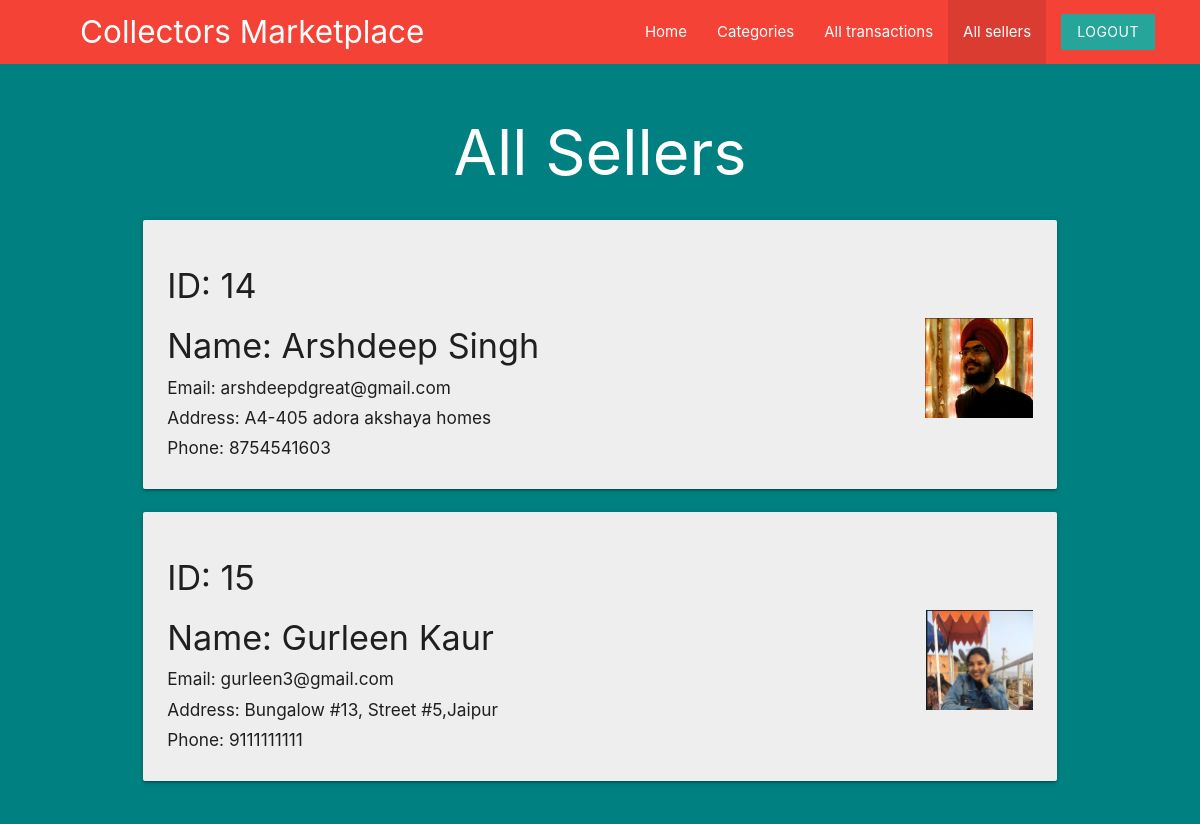
/admin/All_sellers.php (signed in), run on the app's committed database.
### tables this page shows
CREATE TABLE `sellers` (
  `seller_id` int(5) NOT NULL,
  `seller_username` varchar(30) NOT NULL,
  `seller_name` varchar(50) NOT NULL,
  `seller_pass` varchar(11) NOT NULL,
  `seller_img` varchar(255) NOT NULL,
  `seller_email` varchar(100) NOT NULL,
  `seller_phone` bigint(12) NOT NULL,
  `seller_addr` text NOT NULL,
  `seller_aadhar` bigint(12) NOT NULL
);

### admin/All_sellers.php (the view, shortened to what this page needs)
<?php
    include("../templates/database_conn.php");
    $sql1="SELECT * FROM `sellers`";
    $res1=mysqli_query($con,$sql1);
    $rows1 = mysqli_fetch_all($res1, MYSQLI_ASSOC);
?>
<!DOCTYPE html>
<html lang="en">
<head>
    <link rel="stylesheet" href="https://cdnjs.cloudflare.com/ajax/libs/materialize/1.0.0/css/materialize.min.css">
    <link rel="stylesheet" href="../templates/stylesheet.css">
</head>
<body style="background-color:#2b2e4a;" >
<nav class="red z-depth-0" style="padding-right: 30px;padding-left: 80px;">
		<div>
			<a href="#" class="brand-logo brand-text hide-on-med-and-down">Collectors Marketplace</a>
            <ul id="nav-mobile" class="right">
                <li><a href="adminpage.php">Home</a></li>
                <li><a href="admin_categories.php">Categories</a></li>
                <li><a href="all_transactions.php">All transactions</a></li>
                <li class="active"><a href="All_sellers.php">All sellers</a></li>
				<li><a href="admin_logout.php" class="btn brand z-depth-0">Logout</a></li>
		    </ul>
		</div>
        <br>
</nav>
<div class="blackbgbg">
    <div class="container">
    <section>
    <div class="row">
        <h1 class="white-text center">All Sellers</h1>
            <?php foreach($rows1 as $c){ ?>
                <div class="col s12 md6">
  				    <div class="card grey lighten-3">
                        <div class="card-content">
                            <h4>ID: <?php echo htmlspecialchars($c['seller_id']); ?></h4>
                            <img src="<?php echo htmlspecialchars($c['seller_img']);?>" class="right" height=100px>
                            <h4>Name: <?php echo htmlspecialchars($c['seller_name']); ?></h4>
                            <h6>Email: <?php echo htmlspecialchars($c['seller_email']);?></h6>
                            <h6>Address: <?php echo htmlspecialchars($c['seller_addr']);?></h6>
                            <h6>Phone: <?php echo htmlspecialchars($c['seller_phone']);?></h6>
                        </div>
                    </div>
                </div>
            <?php } ?>
        </div>
    </div>
</div>
</body>
</html>

### templates/stylesheet.css (style rules this page uses)
.container { width: 80%; margin: 0 auto; border: none; padding: 1%; }
.blackbgbg { background-color: teal; }

### data on the page
sellers: seller_id "14", seller_img (picture), seller_name "Arshdeep Singh", seller_email "arshdeepdgreat@gmail.com", seller_addr "A4-405 adora akshaya homes", seller_phone "8754541603"
sellers: seller_id "15", seller_img (picture), seller_name "Gurleen Kaur", seller_email "gurleen3@gmail.com", seller_addr "Bungalow #13, Street #5,Jaipur", seller_phone "9111111111"
